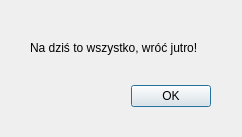
<?xml version="1.0" encoding="UTF-8"?>
<ui version="4.0">
 <class>EndForToday</class>
 <widget class="QDialog" name="EndForToday">
  <property name="geometry">
   <rect>
    <x>0</x>
    <y>0</y>
    <width>242</width>
    <height>137</height>
   </rect>
  </property>
  <property name="windowTitle">
   <string>Koniec</string>
  </property>
  <widget class="QDialogButtonBox" name="buttonBox">
   <property name="geometry">
    <rect>
     <x>110</x>
     <y>80</y>
     <width>101</width>
     <height>32</height>
    </rect>
   </property>
   <property name="orientation">
    <enum>Qt::Horizontal</enum>
   </property>
   <property name="standardButtons">
    <set>QDialogButtonBox::Ok</set>
   </property>
  </widget>
  <widget class="QLabel" name="label">
   <property name="geometry">
    <rect>
     <x>30</x>
     <y>40</y>
     <width>201</width>
     <height>16</height>
    </rect>
   </property>
   <property name="text">
    <string>Na dziś to wszystko, wróć jutro!</string>
   </property>
  </widget>
 </widget>
 <resources/>
 <connections>
  <connection>
   <sender>buttonBox</sender>
   <signal>accepted()</signal>
   <receiver>EndForToday</receiver>
   <slot>accept()</slot>
   <hints>
    <hint type="sourcelabel">
     <x>248</x>
     <y>254</y>
    </hint>
    <hint type="destinationlabel">
     <x>157</x>
     <y>274</y>
    </hint>
   </hints>
  </connection>
  <connection>
   <sender>buttonBox</sender>
   <signal>rejected()</signal>
   <receiver>EndForToday</receiver>
   <slot>reject()</slot>
   <hints>
    <hint type="sourcelabel">
     <x>316</x>
     <y>260</y>
    </hint>
    <hint type="destinationlabel">
     <x>286</x>
     <y>274</y>
    </hint>
   </hints>
  </connection>
 </connections>
</ui>
